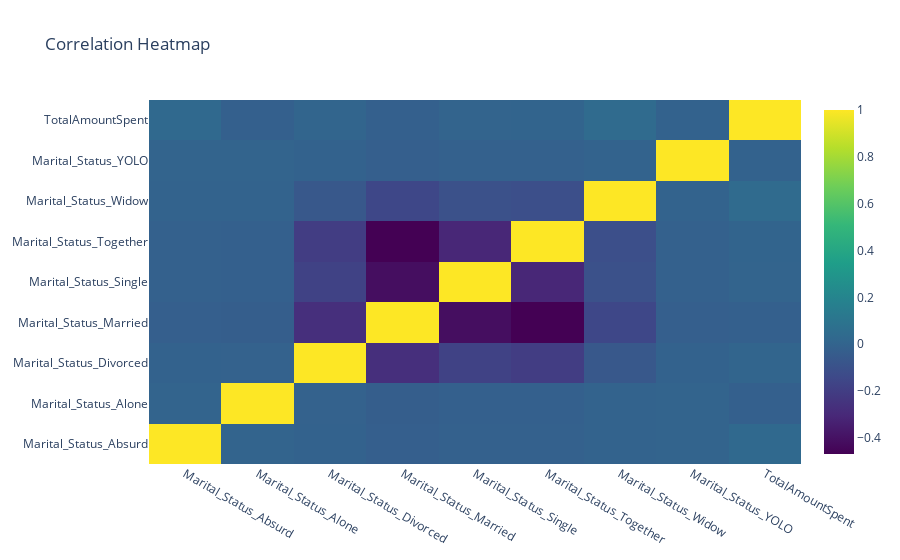

The cell this chart's notebook holds for it:
### Code cell
import plotly.graph_objs as go

heatmap = go.Heatmap(z=correlation_matrix.values,
                     x=correlation_matrix.columns,
                     y=correlation_matrix.columns,
                     colorscale='Viridis')

layout = go.Layout(title='Correlation Heatmap')

fig = go.Figure(data=[heatmap], layout=layout)

fig.show()

### Figure 1 — Plotly figure (JSON) as saved in the notebook; plotly's stock layout.template omitted (floating-point values rounded to 4 significant figures)
{"data": [{"colorscale": [[0, "#440154"], [0.1111, "#482878"], [0.2222, "#3e4989"], [0.3333, "#31688e"], [0.4444, "#26828e"], [0.5556, "#1f9e89"], [0.6667, "#35b779"], [0.7778, "#6ece58"], [0.8889, "#b5de2b"], [1, "#fde725"]], "type": "heatmap", "x": ["Marital_Status_Absurd", "Marital_Status_Alone", "Marital_Status_Divorced", "Marital_Status_Married", "Marital_Status_Single", "Marital_Status_Together", "Marital_Status_Widow", "Marital_Status_YOLO", "TotalAmountSpent"], "y": ["Marital_Status_Absurd", "Marital_Status_Alone", "Marital_Status_Divorced", "Marital_Status_Married", "Marital_Status_Single", "Marital_Status_Together", "Marital_Status_Widow", "Marital_Status_YOLO", "TotalAmountSpent"], "z": [[1, -0.001095, -0.01016, -0.02369, -0.01561, -0.01767, -0.00564, -0.0008937, 0.02913], [-0.001095, 1, -0.01245, -0.02902, -0.01912, -0.02165, -0.006909, -0.001095, -0.02123], [-0.01016, -0.01245, 1, -0.2693, -0.1775, -0.2009, -0.06413, -0.01016, 0.002727], [-0.02369, -0.02902, -0.2693, 1, -0.4138, -0.4684, -0.1495, -0.02369, -0.01974], [-0.01561, -0.01912, -0.1775, -0.4138, 1, -0.3087, -0.09853, -0.01561, 0.0005942], [-0.01767, -0.02165, -0.2009, -0.4684, -0.3087, 1, -0.1115, -0.01767, 0.002542], [-0.00564, -0.006909, -0.06413, -0.1495, -0.09853, -0.1115, 1, -0.00564, 0.04168], [-0.0008937, -0.001095, -0.01016, -0.02369, -0.01561, -0.01767, -0.00564, 1, -0.009026], [0.02913, -0.02123, 0.002727, -0.01974, 0.0005942, 0.002542, 0.04168, -0.009026, 1]]}], "layout": {"title": {"text": "Correlation Heatmap"}}}
